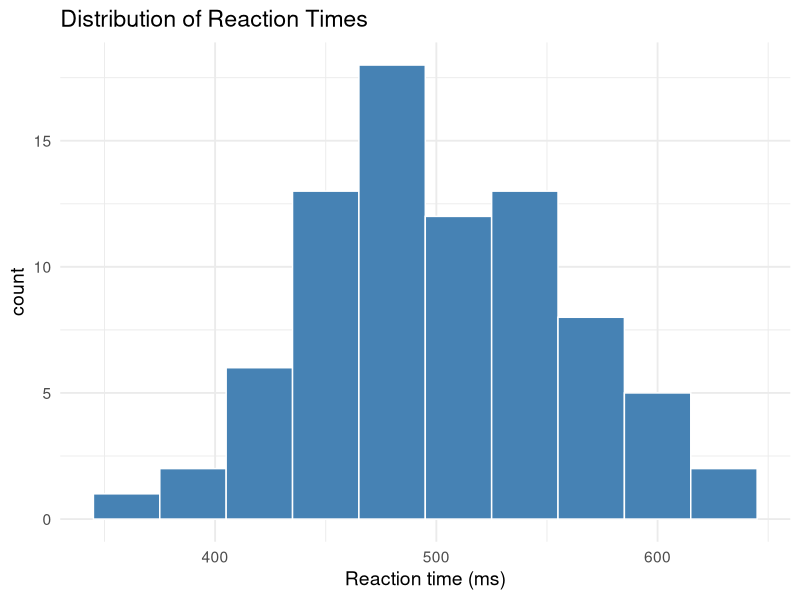
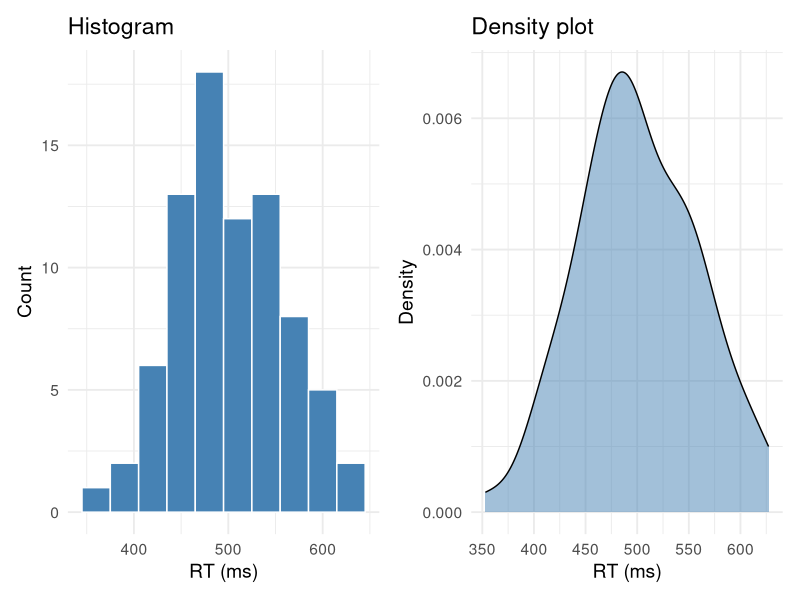
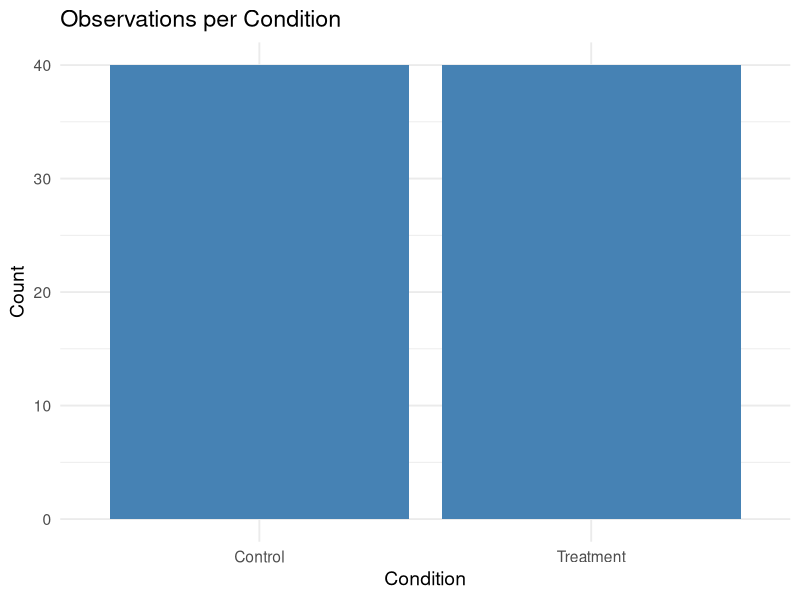
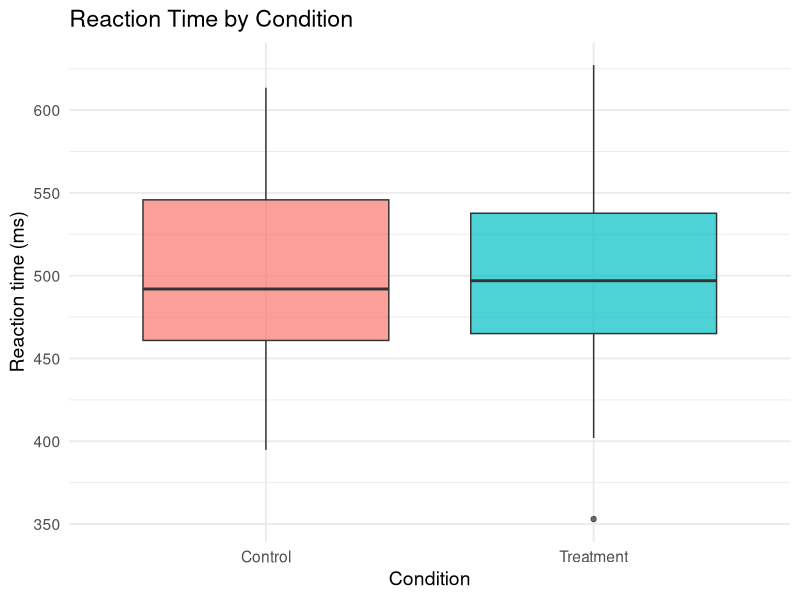
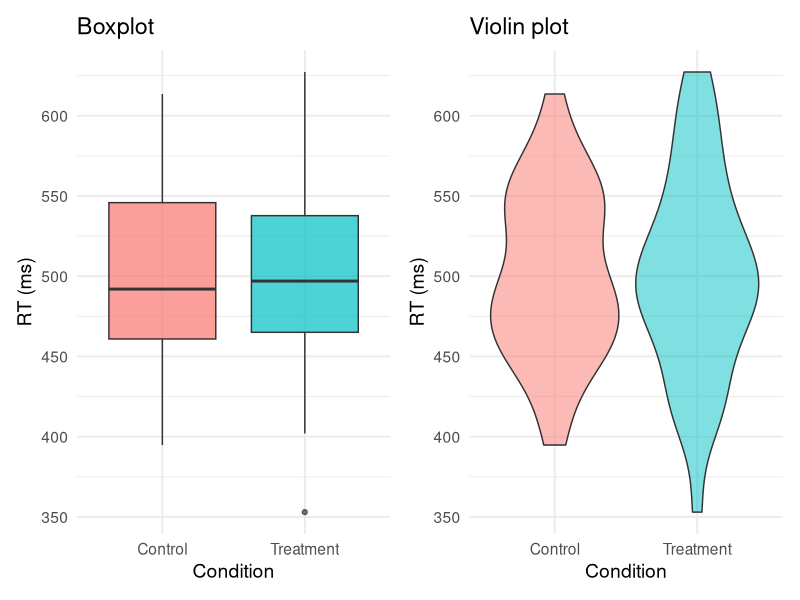
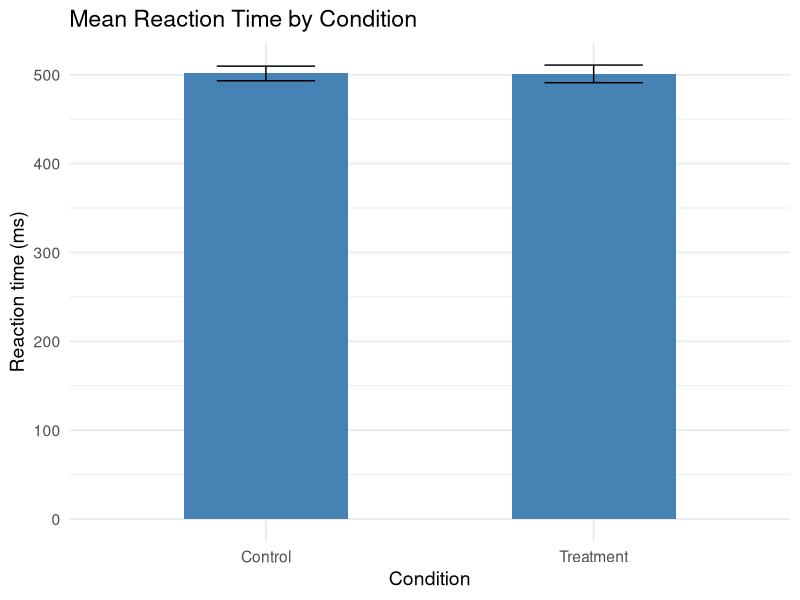
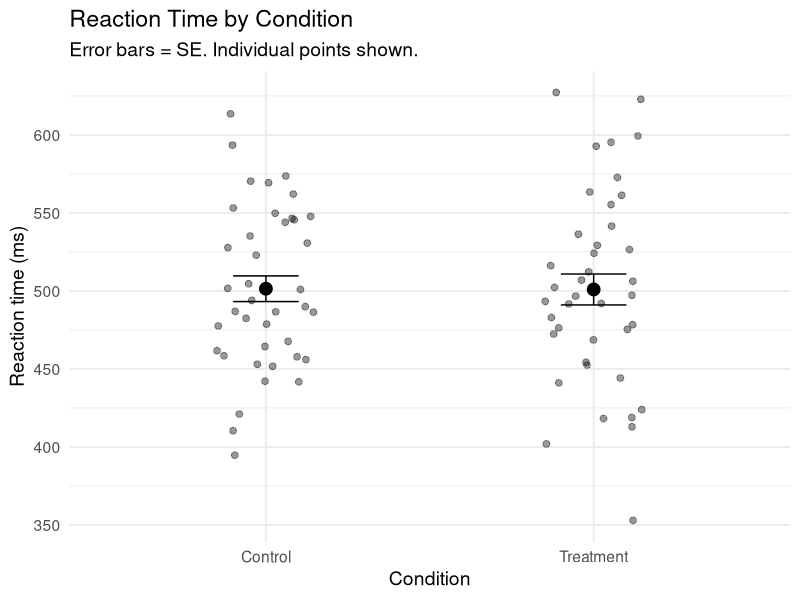
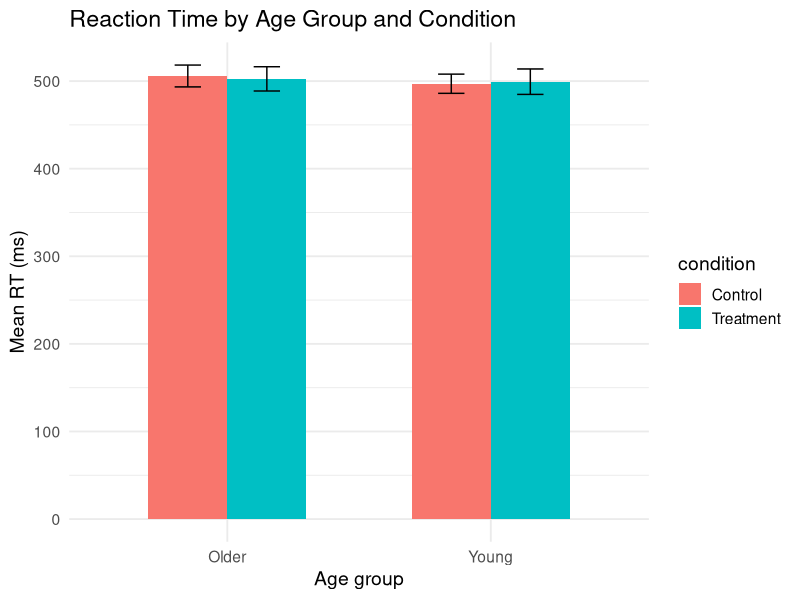

Source code (R) for these figures, in order:
## ---- chunk 1
#| include: false
library(tidyverse)

# Create a simulated psychology dataset we'll use throughout
set.seed(123)
reaction_data <- tibble(
  participant = rep(1:40, each = 2),
  condition = rep(c("Control", "Treatment"), 40),
  rt = c(rnorm(40, mean = 520, sd = 60), rnorm(40, mean = 480, sd = 55)),
  accuracy = c(rbinom(40, 1, 0.82), rbinom(40, 1, 0.88)),
  age_group = rep(c("Young", "Young", "Older", "Older"), 20)
) |>
  mutate(rt = round(rt, 1))
## ---- chunk 2
#| output-location: slide
#| fig-width: 10
#| fig-height: 5
reaction_data |>
  ggplot(aes(x = rt)) +
  geom_histogram(binwidth = 30, fill = "steelblue", color = "white") +
  labs(
    title = "Distribution of Reaction Times",
    x = "Reaction time (ms)"
  ) +
  theme_minimal(base_size = 14)
## ---- chunk 3
#| echo: false
#| fig-width: 12
#| fig-height: 5
library(patchwork)

p1 <- reaction_data |>
  ggplot(aes(x = rt)) +
  geom_histogram(binwidth = 30, fill = "steelblue", color = "white") +
  labs(title = "Histogram", x = "RT (ms)", y = "Count") +
  theme_minimal(base_size = 14)

p2 <- reaction_data |>
  ggplot(aes(x = rt)) +
  geom_density(fill = "steelblue", alpha = 0.5) +
  labs(title = "Density plot", x = "RT (ms)", y = "Density") +
  theme_minimal(base_size = 14)

p1 + p2
## ---- chunk 4
#| output-location: slide
#| fig-width: 8
#| fig-height: 5
reaction_data |>
  ggplot(aes(x = condition)) +
  geom_bar(fill = "steelblue") +
  labs(
    title = "Observations per Condition",
    x = "Condition",
    y = "Count"
  ) +
  theme_minimal(base_size = 14)
## ---- chunk 5
#| output-location: slide
#| fig-width: 10
#| fig-height: 5
reaction_data |>
  ggplot(aes(x = condition, y = rt, fill = condition)) +
  geom_boxplot(alpha = 0.7) +
  labs(
    title = "Reaction Time by Condition",
    x = "Condition",
    y = "Reaction time (ms)"
  ) +
  theme_minimal(base_size = 14) +
  theme(legend.position = "none")
## ---- chunk 6
#| echo: false
#| fig-width: 12
#| fig-height: 5

p1 <- reaction_data |>
  ggplot(aes(x = condition, y = rt, fill = condition)) +
  geom_boxplot(alpha = 0.7) +
  labs(title = "Boxplot", x = "Condition", y = "RT (ms)") +
  theme_minimal(base_size = 14) +
  theme(legend.position = "none")

p2 <- reaction_data |>
  ggplot(aes(x = condition, y = rt, fill = condition)) +
  geom_violin(alpha = 0.5) +
  labs(title = "Violin plot", x = "Condition", y = "RT (ms)") +
  theme_minimal(base_size = 14) +
  theme(legend.position = "none")

p1 + p2
## ---- chunk 7
#| output-location: slide
#| fig-width: 8
#| fig-height: 5
reaction_data |>
  ggplot(aes(x = condition, y = rt)) +
  stat_summary(fun = mean, geom = "bar", fill = "steelblue", width = 0.5) +
  stat_summary(fun.data = mean_se, geom = "errorbar", width = 0.3) +
  labs(
    title = "Mean Reaction Time by Condition",
    x = "Condition",
    y = "Reaction time (ms)"
  ) +
  theme_minimal(base_size = 14)
## ---- chunk 8
#| output-location: slide
#| fig-width: 8
#| fig-height: 5
reaction_data |>
  ggplot(aes(x = condition, y = rt, fill = condition)) +
  geom_jitter(width = 0.15, alpha = 0.4, size = 2) +
  stat_summary(fun = mean, geom = "point", size = 4, color = "black") +
  stat_summary(fun.data = mean_se, geom = "errorbar", width = 0.2, color = "black") +
  labs(
    title = "Reaction Time by Condition",
    subtitle = "Error bars = SE. Individual points shown.",
    x = "Condition",
    y = "Reaction time (ms)"
  ) +
  theme_minimal(base_size = 14) +
  theme(legend.position = "none")
## ---- chunk 9
#| output-location: slide
#| fig-width: 10
#| fig-height: 5
reaction_data |>
  ggplot(aes(x = age_group, y = rt, fill = condition)) +
  stat_summary(fun = mean, geom = "bar", position = "dodge", width = 0.6) +
  stat_summary(fun.data = mean_se, geom = "errorbar",
               position = position_dodge(0.6), width = 0.2) +
  labs(
    title = "Reaction Time by Age Group and Condition",
    x = "Age group",
    y = "Mean RT (ms)"
  ) +
  theme_minimal(base_size = 14)
## ---- chunk 10
#| echo: false
#| fig-width: 12
#| fig-height: 5

p1 <- reaction_data |>
  ggplot(aes(x = age_group, fill = condition)) +
  geom_bar(position = "stack") +
  labs(title = "Stacked (counts)", x = "Age group", y = "Count") +
  theme_minimal(base_size = 14)

p2 <- reaction_data |>
  ggplot(aes(x = age_group, fill = condition)) +
  geom_bar(position = "fill") +
  labs(title = "Filled (proportions)", x = "Age group", y = "Proportion") +
  theme_minimal(base_size = 14)

p1 + p2
## ---- chunk 11
#| output-location: slide
#| fig-width: 8
#| fig-height: 5
reaction_data |>
  ggplot(aes(x = condition, y = rt, fill = condition)) +
  geom_boxplot(alpha = 0.7) +
  scale_fill_manual(values = c("Control" = "#3498db", "Treatment" = "#e74c3c")) +
  labs(title = "Custom colors", x = "Condition", y = "RT (ms)") +
  theme_minimal(base_size = 14) +
  theme(legend.position = "none")
## ---- chunk 12
#| output-location: slide
#| fig-width: 8
#| fig-height: 5
reaction_data |>
  ggplot(aes(y = condition, x = rt, fill = condition)) +
  geom_boxplot(alpha = 0.7) +
  labs(title = "Flipped axes — better for category labels", y = "Condition", x = "RT (ms)") +
  theme_minimal(base_size = 14) +
  theme(legend.position = "none")
## ---- chunk 13
#| output-location: slide
#| fig-width: 10
#| fig-height: 6
reaction_data |>
  ggplot(aes(x = condition, y = rt, fill = condition, color = condition)) +
  geom_jitter(width = 0.2, alpha = 0.35, size = 2) +
  geom_boxplot(alpha = 0.5, width = 0.4, outlier.shape = NA) +
  stat_summary(fun = mean, geom = "point", shape = 18, size = 5, color = "black") +
  scale_fill_manual(values = c("Control" = "#3498db", "Treatment" = "#e74c3c")) +
  scale_color_manual(values = c("Control" = "#2980b9", "Treatment" = "#c0392b")) +
  labs(
    title = "Treatment Reduces Reaction Time",
    subtitle = "Individual data points, box summaries, and mean (diamond) shown",
    x = "Condition",
    y = "Reaction time (ms)",
    caption = "N = 40 per condition. Diamond = mean."
  ) +
  theme_minimal(base_size = 14) +
  theme(legend.position = "none")
